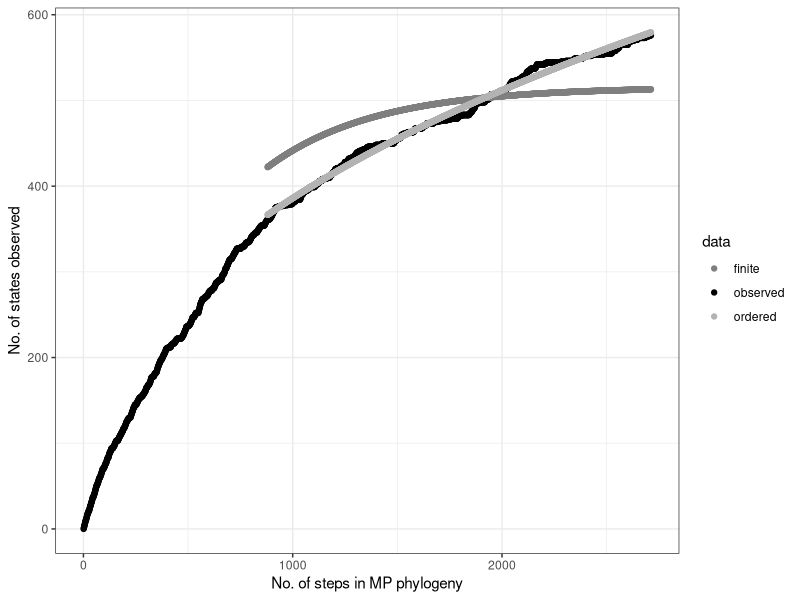
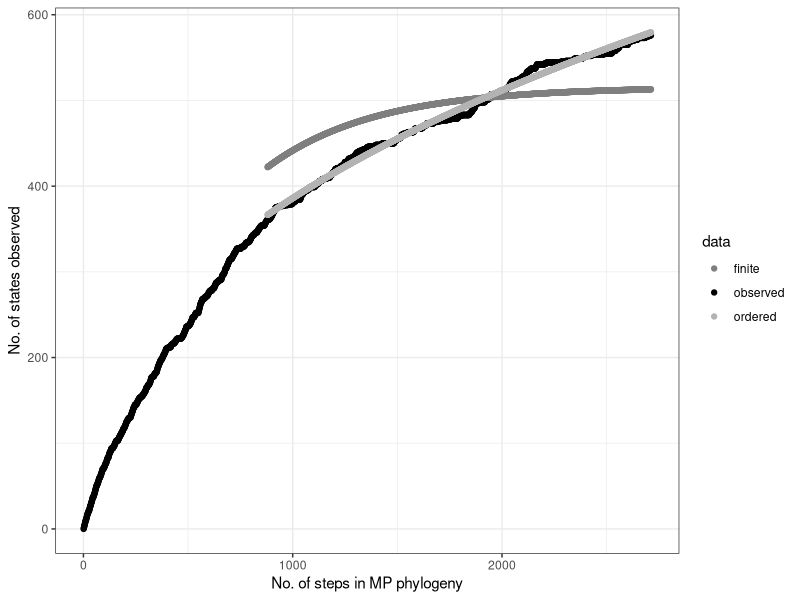

The R script that drew these images, in order:
##cite https://doi.org/10.1111/j.1469-185X.2012.00240.x
## Understanding phylogenetic incongruence: lessons from phyllostomid bats.
## Liliana M. Dávalos, Andrea L. Cirranello*, Jonathan H. Geisler, Nancy B. Simmons 
## Biological Reviews 87(4), 991-1041

##state to step analysis and plot

##libraries
library(ggplot2)
library(segmented)

##get data
##step category 1 = is end step a new state
## an example of how to extract this from parsimony mapping is in sat_11ascending.xls
ss<-as.data.frame(read.csv("statstep.csv"))

##make into factor
ss$step.category<-as.factor(ss$step.category)

##two alternative functions to linear
##rarefaction or saturation
rare<- function(step,a) {
	a*(1-((1-1/a)^step))
	}

##hypergeometric	
hype <- function(step,b,c) {
	c*(step^b)
	}

##make a linear model # state is a function of # steps
linear<-lm(state~step,data=ss)

##fit a segmented regression to find break
fitseg<-segmented(linear,seg.Z=~step,data=ss)

##parameter corresponding to break, in this case step 879
snap<-as.integer(round(fitseg$psi[2]))

##fit rarefaction function after break	
fitrar<-nls(state~rare(step,a), data=subset(ss,step>snap),start =c(a=100))

##fit hypergeometric function after break
fithyp<-nls(state~hype(step,b,c), data=subset(ss,step>snap),start =c(b=.1,c=1))

##make comparable linear fit
fitlin<-lm(state~step,data=subset(ss,step>snap))

##print out to check best fit
sink("fit_comparisons.txt")
print("AIC linear")
print(AIC(fitlin))
print("AIC rarefaction")
print(AIC(fitrar))
print("AIC hypergeometric")
print(AIC(fithyp))
sink()

##rank test for step category being equal rank after linear phase
mwt<-wilcox.test(step~step.category,data=subset(ss,step>snap))

##print rank test
sink("rank.txt")
print(mwt)
sink()

##plot results	
##predict  values for non linear phase
ss$predrare[(snap+1): dim(ss)[1]]<-predict(fitrar)
ss$predhype[(snap+1): dim(ss)[1]]<-predict(fithyp)

##pull together observed and modeled
y<-c(ss$state,ss$predrare,ss$predhype)
x<-rep(ss$step,3)

##make into dataframe
allp<- as.data.frame(cbind(x,y))
allp$data<- c(rep("observed", dim(ss)[1]),rep("finite", dim(ss)[1]),rep("ordered", dim(ss)[1]))

##plot
ggplot(data=allp, aes(x = x, y = y), na.rm = TRUE) + geom_point( aes(colour = data)) + theme_bw() + scale_colour_manual(values = c("grey50","black", "grey70")) + xlab("No. of steps in MP phylogeny") + ylab("No. of states observed")

##save plot
ggsave("state_by_step.pdf")

##save analysis
save.image("saturation.RData")
